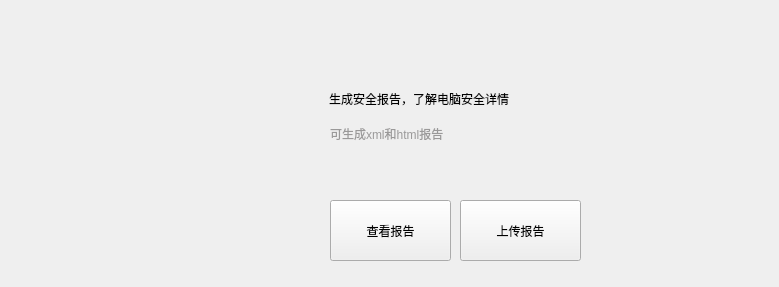
    <widget class="QWidget" name="page_6">
     <widget class="QLabel" name="label_24">
      <property name="geometry">
       <rect>
        <x>100</x>
        <y>78</y>
        <width>200</width>
        <height>200</height>
       </rect>
      </property>
      <property name="text">
       <string/>
      </property>
      <property name="pixmap">
       <pixmap resource="button.qrc">:/button/report256.png</pixmap>
      </property>
      <property name="scaledContents">
       <bool>true</bool>
      </property>
     </widget>
     <widget class="QLabel" name="label_25">
      <property name="geometry">
       <rect>
        <x>329</x>
        <y>78</y>
        <width>441</width>
        <height>41</height>
       </rect>
      </property>
      <property name="styleSheet">
       <string notr="true">color: rgb(0, 0, 0);
font: 75 18pt &quot;微软雅黑&quot;;</string>
      </property>
      <property name="text">
       <string>生成安全报告，了解电脑安全详情</string>
      </property>
     </widget>
     <widget class="QLabel" name="label_26">
      <property name="geometry">
       <rect>
        <x>330</x>
        <y>118</y>
        <width>191</width>
        <height>31</height>
       </rect>
      </property>
      <property name="styleSheet">
       <string notr="true">color: rgb(154, 153, 153);
font: 10pt &quot;微软雅黑&quot;;</string>
      </property>
      <property name="text">
       <string>可生成xml和html报告</string>
      </property>
     </widget>
     <widget class="QPushButton" name="htmlButton">
      <property name="geometry">
       <rect>
        <x>330</x>
        <y>200</y>
        <width>121</width>
        <height>61</height>
       </rect>
      </property>
      <property name="text">
       <string>查看报告</string>
      </property>
     </widget>
     <widget class="QPushButton" name="updateReportButton">
      <property name="geometry">
       <rect>
        <x>460</x>
        <y>200</y>
        <width>121</width>
        <height>61</height>
       </rect>
      </property>
      <property name="text">
       <string>上传报告</string>
      </property>
     </widget>
    </widget>
